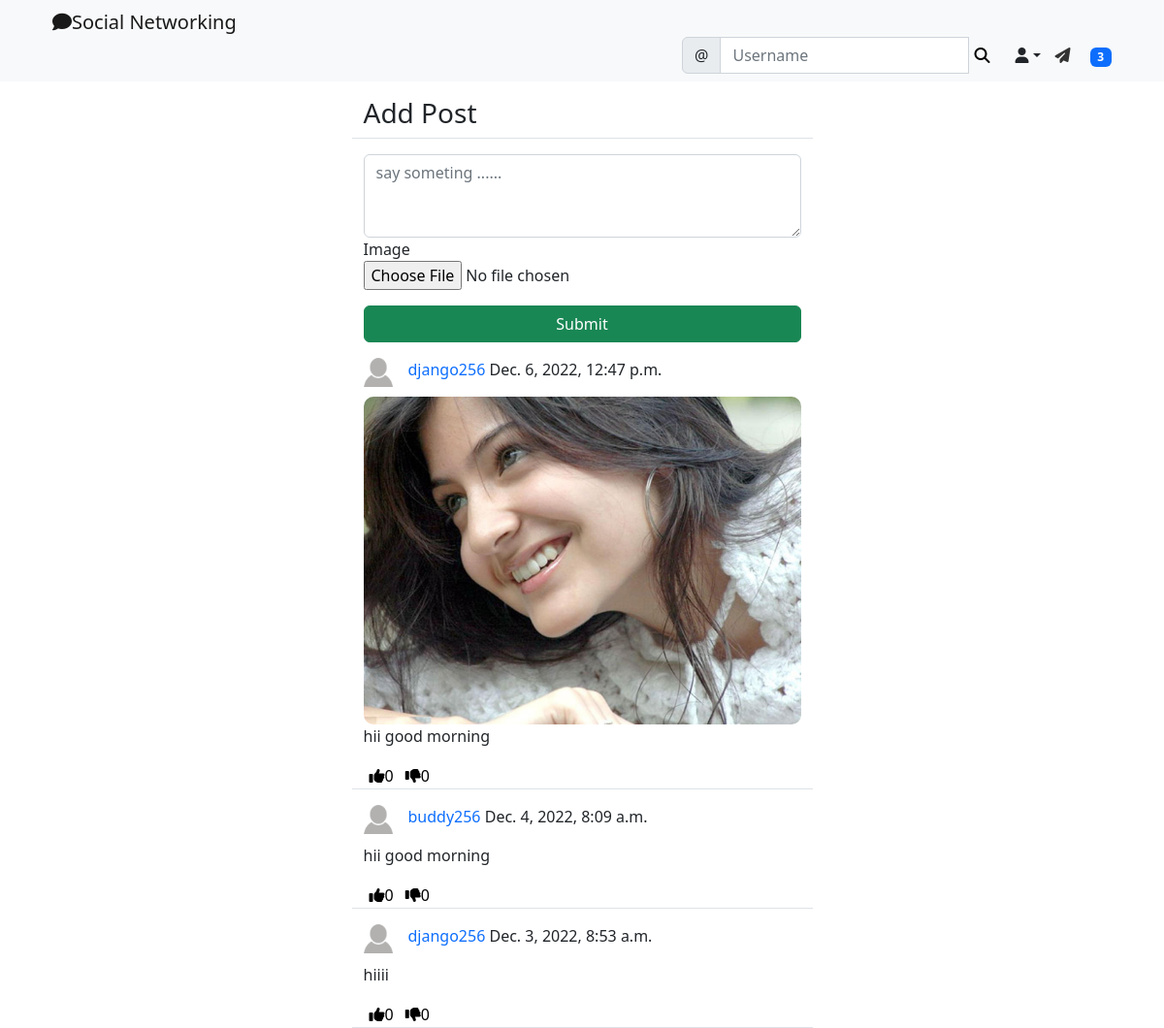
/social/ (signed in), run on the app's committed database.
### social_appe/models.py (models this page shows)
class Post(models.Model):
    body=models.TextField()
    image=models.ImageField(upload_to='upload/post_pictures',blank=True,null=True)
    created_on=models.DateTimeField(default=timezone.now())
    author=models.ForeignKey(User,on_delete=models.CASCADE)
    likes=models.ManyToManyField(User,blank=True,related_name='likes')
    dislikes=models.ManyToManyField(User,blank=True,related_name='dislikes')

class UserProfile(models.Model):
    user=models.OneToOneField(User,primary_key=True,verbose_name='user',related_name='profile',on_delete=models.CASCADE)
    name=models.CharField(max_length=30,blank=True,null=True)
    bio=models.TextField(max_length=500,blank=True,null=True)
    birth_date=models.DateField(null=True,blank=True)
    location=models.CharField(max_length=100,null=True,blank=True)
    picture=models.ImageField(upload_to='upload/profile_pictures',default='uploads/profile_pictures/default.png')
    followers=models.ManyToManyField(User,related_name='followers',blank=True)

### social_appe/views.py (the view, shortened to what this page needs)
# urls.py: path('',Postlist.as_view(),name='post_list'),
class Postlist(LoginRequiredMixin,View):
    def get(self,request,*args,**kwargs):
        login_user = request.user
        posts=Post.objects.filter(author__profile__followers__in=[login_user.id]).order_by('-created_on')
        form=PostForm()
        content = {
            'post_list':posts,
            'form':form
        }
        return render(request,'social_appe/post_list.html',content)

### social_appe/forms.py
class PostForm(forms.ModelForm):
    body=forms.CharField(
        label="",
        widget=forms.Textarea(
            attrs={
                'rows':3,
                'placeholder':'say someting ......',
                'class':'form-control'
            }
        )
    )
    image=forms.ImageField(required=False)
    class Meta:
        model = Post
        fields = ['body','image']

### landing/templatetags/custom_tags.py (called while the page is built)
@register.inclusion_tag('social_appe/show_notifications.html', takes_context=True)
def show_notifications(context):
	request_user = context['request'].user
	notifications = Notification.objects.filter(to_user=request_user).exclude(user_has_seen=True).order_by('-date')
	return {'notifications': notifications}

### social_appe/templates/social_appe/post_list.html (shortened to what this page needs)
{% extends 'landing/base.html' %}
{% load crispy_forms_tags %}
{% block content %}
    <div class="container">
    <div class="row justify-content-center mt-3">
        <div class="col-md-5 col-sm-12 border-bottom">
            <h3>Add Post</h3>
        </div>
    </div>
    <div class="row justify-content-center mt-3">
        <div class="col-md-5 col-sm-12 ">
           <form method="post" enctype="multipart/form-data">
               {{ form | crispy }}
            <div class="d-grid gap-2">
                <button class="btn btn-success mt-3">Submit</button>
            </div>
           </form>
        </div>
    </div>
    {% for post in post_list %}
    <div class="row justify-content-center mt-3">
        <div class="col-md-5 col-sm-12 border-bottom position-relative">
              <div>
                <a href="{% url 'profile' post.author.profile.pk %}">
                    <img src="{{ post.author.profile.picture.url }}" class="round-circle post_img" height="30" width="30" />
                </a>
                <p class="post-test">
                    <a style="text-decoration: none" class="text-primary" href="{% url 'profile' post.author.profile.pk %}">
                        {{ post.author }}</a> {{ post.created_on }}
                </p>
            </div>
            <div class="position-relative">
                {% if post.image %}
                    <img src="{{ post.image.url }}" class="post_image">
                {% endif %}
                <p>{{ post.body }}</p>
            </div>
            <div class="d-flex flex-row">
                <form method="post" action="{% url 'like' post.pk %}" >
                    <button class="remove_default_btn" type="submit">
                        <i class="fa fa-thumbs-up mr-1"></i><span>{{ post.likes.all.count }}</span>
                    </button>
                </form>
                <form method="post" action="{% url 'dislike' post.pk %}" >
                    <button class="remove_default_btn" type="submit">
                        <i class="fa fa-thumbs-down mr-1"></i><span>{{ post.dislikes.all.count }}</span>
                    </button>
                </form>
            </div>
        </div>
    </div>
    {% endfor %}
    </div>
{% endblock content %}

### static/css/styles.css (style rules this page uses)
.remove_default_btn { border: none; box-shadow: none; background-color: transparent; }
.post_img { float: left; margin-right: 1rem; }
.post_image { max-width: 100%; height: auto; border-radius: 10px; border-bottom: 10px; }

### data on the page
Post: author.profile.picture (placeholder picture), author "django256", created_on "Dec. 6, 2022, 12:47 p.m.", image (picture), body "hii good morning", likes.all.count "0", dislikes.all.count "0"
Post: author.profile.picture (placeholder picture), author "buddy256", created_on "Dec. 4, 2022, 8:09 a.m.", body "hii good morning", likes.all.count "0", dislikes.all.count "0"
Post: author.profile.picture (placeholder picture), author "django256", created_on "Dec. 3, 2022, 8:53 a.m.", body "hiiii", likes.all.count "0", dislikes.all.count "0"

### other printed values
{{ notifications.count }} "3"
